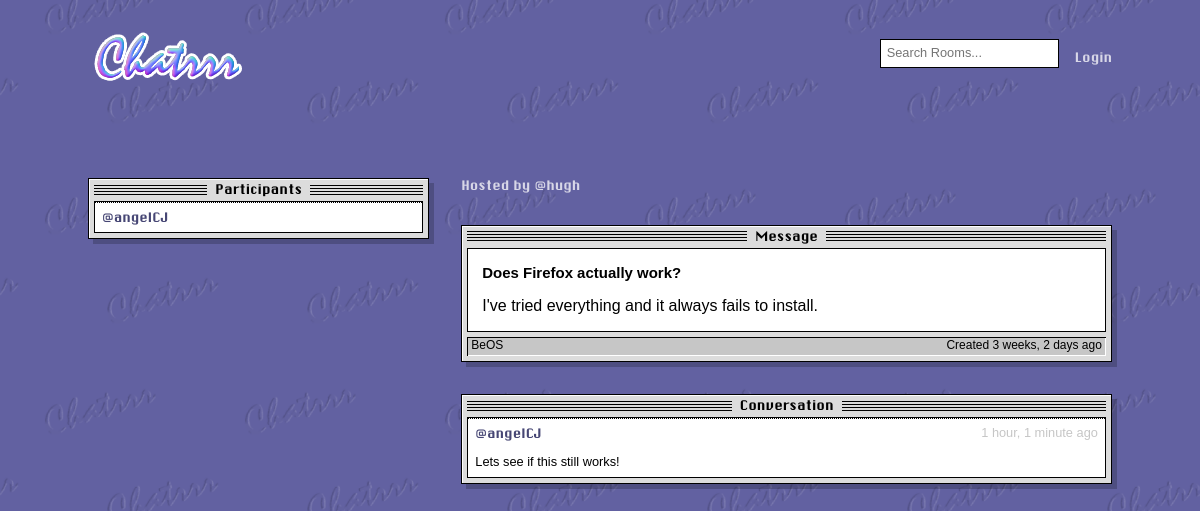
Screenshot of /room/17/ with the database file from the repository.
### base/models.py (models this page shows, shortened)
class Room(models.Model):
    host = models.ForeignKey(User, on_delete=models.SET_NULL, null=True) # if user is deleted, set room to null
    topic =  models.ForeignKey(Topic, on_delete=models.SET_NULL, null=True) # if topic is deleted, set room to null
    name = models.CharField(max_length=200)
    description = models.TextField(null=True, blank=True)
    participants =  models.ManyToManyField(User, related_name='participants', blank=True) # we already have User reference in host, so we need to specify related_name
    updated = models.DateTimeField(auto_now=True) # every time theres a change
    created = models.DateTimeField(auto_now_add=True) # only initial creation
    class Meta:
        ordering = ['-updated', '-created'] # order by most recent

class Topic(models.Model):
    name = models.CharField(max_length=200)

class  Message(models.Model):
    user = models.ForeignKey(User, on_delete=models.CASCADE) # if user is deleted, delete message
    room = models.ForeignKey(Room, on_delete=models.CASCADE) # if room is deleted, delete message
    body = models.TextField()
    updated = models.DateTimeField(auto_now=True)
    created = models.DateTimeField(auto_now_add=True)
    class Meta:
        ordering = ['-updated', '-created'] # order by most recent

### base/views.py (the view, shortened to what this page needs)
# urls.py: path('room/<str:pk>/', views.room, name="room"),
def room(request, pk):
    room = Room.objects.get(id=pk)
    room_messages = room.message_set.all().order_by('-created') # Model name (Message) in lowercase, its a Django convention, also order by most recent
    participants = room.participants.all()
    context = {'room': room, 'room_messages': room_messages, 'participants': participants}
    return render(request, 'base/room.html', context)

### base/templates/base/room.html (shortened to what this page needs)
{% extends 'main.html' %}
{% block content %}
<div class="column column-one">
    <div class="window">
        <div class="window__title">Participants</div>
        <div class="window__content">
            <ul class="participants">
                {% for user in participants %}
                <li><a href="{% url 'user-profile' user.id %}">@{{ user.username }}</a></li>
                {% endfor %}
            </ul>
        </div>
    </div>
</div>
<div class="column column-two">
    <div class="room__options">
        <p>Hosted by @{{ room.host }}</p>
    </div>
    <div class="window">
        <div class="window__title">Message</div>
        <div class="window__content">
            <div class="room-main-msg">
                <h3>{{ room.name }}</h3>
                <p>{{ room.description }}</p>
            </div>
        </div>
        <div class="window__footer">
            <div class="window__footer__complex-content">
                <span>{{ room.topic.name }}</span>
                <span>Created {{ room.created |timesince }} ago</span>
            </div>
        </div>
    </div>
    {% if room_messages %}
    <div class="window">
        <div class="window__title">Conversation</div>
        <div class="window__content">
            {% for message in room_messages %}
            <div class="comment">
                <div class="comment__user_time"><a href="{% url 'user-profile' message.user.id %}">@{{ message.user.username }}</a> <span class="comment__time">{{ message.created |timesince }} ago</span></div>
                <p class="comment__message">{{ message.body }}</p>
            </div>
            {% endfor %}
        </div>
    </div>
    {% endif %}
</div>
{% endblock %}

### static/styles/main.css (style rules this page uses)
:root { -moz-tab-size: 4; tab-size: 4; }
html { line-height: 1.15; -webkit-text-size-adjust: 100%; }
body { margin: 0; }
:root { --app-padding: 2rem; --container-max-width: calc(1024px + var(--app-padding) * 2); --title-font: "Chicago", Tahoma, Verdana, Segoe, sans-serif; --body-font: Arial, "Helvetica Neue", Helvetica, sans-serif; --document-font-size: 80%; --large-font-size: 1.2rem; --regular-font-size: 1rem; --small-font-size: 0.8rem; --black-colour: #000000; --white-colour: #ffffff; --desktop-bg-colour: #6261a1; --link-colour: #464674; --icon-grey-colour: #d8d7e7; --window-bg-colour: #dcdcdc; --window-footer-colour: #c6c6c6; --window-shadow-colour: rgba(0, 0, 0, 0.2); --button-bg-colour: #f1f1f1; --selected-profile-bg: #d8d7e7; }
body { background-color: var(--desktop-bg-colour); background-image: url("../images/bg.gif"); background-repeat: repeat; background-size: 200px; font-size: var(--document-font-size); font-family: var(--body-font); }
.column { float: left; display: block; }
.column-one { width: 33.33%; margin-right: 2rem; }
.column-two { width: calc(66.66% - var(--app-padding)); }
a { cursor: pointer; }
.window { border: 1px solid var(--black-colour); background-color: var(--window-bg-colour); box-shadow: inset 1px 1px 0 0 var(--white-colour), 5px 5px 0 var(--window-shadow-colour); padding: 0 5px 5px; margin-top: 2rem; }
.window__content { background-color: var(--white-colour); border: 1px solid; }
.window__title { position: relative; font-family: var(--title-font); display: flex; align-items: center; margin: 0 0 1px; height: 21px; font-size: 13px; }
.window__title::before, .window__title::after { pointer-events: none; content: ""; flex-grow: 1; height: 1px; background-color: var(--black-colour); box-shadow: 0px 6px 0 0 var(--black-colour), 0px 3px 0 var(--black-colour), 0px -3px 0 0 var(--black-colour); margin-top: -3px; }
.window__title::before { margin-right: 8px; }
.window__title::after { margin-left: 8px; }
.window__footer { min-height: 19px; font-family: var(--body-font); background: var(--window-footer-colour); display: block; font-size: 12px; margin-top: 5px; padding: 2px 4px 3px; box-shadow: inset 1px 1px 0 0 var(--black-colour), inset -1px -1px 0 0 var(--white-colour); }
.window__footer__complex-content { display: flex; align-items: center; justify-content: space-between; }
.room-main-msg { padding: 0 14px; }
.room-main-msg p { font-size: var(--regular-font-size); }
.comment { margin: 0; border-top: 1px dotted var(--black-colour); padding: 7px; }
.comment__user_time { display: flex; justify-content: space-between; align-items: center; }
.comment__user_time a { font-family: var(--title-font); text-decoration: none; color: var(--link-colour); }
.comment__time { font-size: var(--small-font-size); color: var(--window-footer-colour); }
.comment__message { display: block; margin: 0; margin-top: 14px; border-radius: 3px; }
.participants { list-style: none; padding: 0; margin: 0; }
.participants li { margin: 0; border-top: 1px dotted var(--black-colour); }
.participants li a { display: block; padding: 7px; text-decoration: none; font-family: var(--title-font); color: var(--link-colour); }
.room__options { margin-top: 2rem; display: flex; align-items: end; justify-content: space-between; }
.room__options p { margin: 0; color: var(--icon-grey-colour); font-family: var(--title-font); }

### rows the page displays
Room: host "hugh", name "Does Firefox actually work?", description "I've tried everything and it always fails to install.", topic.name "BeOS", created "3 weeks, 2 days"
Message: user.username "angelCJ", created "1 hour, 1 minute", body "Lets see if this still works!"

### other values shown
{{ user.username }} "angelCJ"
